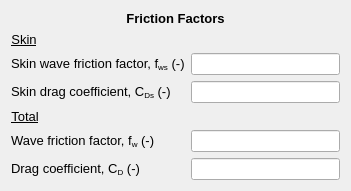
           <widget class="QWidget" name="formLayoutWidget_18">
            <property name="geometry">
             <rect>
              <x>410</x>
              <y>360</y>
              <width>351</width>
              <height>171</height>
             </rect>
            </property>
            <layout class="QFormLayout" name="formLayout_21">
             <item row="0" column="0" colspan="2">
              <widget class="QLabel" name="swCharacteristics_lbl_4">
               <property name="font">
                <font>
                 <family>MS Shell Dlg 2</family>
                 <pointsize>10</pointsize>
                 <weight>75</weight>
                 <bold>true</bold>
                </font>
               </property>
               <property name="text">
                <string>&lt;html&gt;&lt;head/&gt;&lt;body&gt;&lt;p align=&quot;center&quot;&gt;Friction Factors&lt;/p&gt;&lt;/body&gt;&lt;/html&gt;</string>
               </property>
              </widget>
             </item>
             <item row="1" column="0">
              <widget class="QLabel" name="swCharacteristics_lbl_5">
               <property name="font">
                <font>
                 <family>MS Shell Dlg 2</family>
                 <pointsize>10</pointsize>
                 <weight>75</weight>
                 <bold>true</bold>
                </font>
               </property>
               <property name="text">
                <string>&lt;html&gt;&lt;head/&gt;&lt;body&gt;&lt;p align=&quot;center&quot;&gt;&lt;span style=&quot; font-weight:400; text-decoration: underline;&quot;&gt;Skin&lt;/span&gt;&lt;/p&gt;&lt;/body&gt;&lt;/html&gt;</string>
               </property>
              </widget>
             </item>
             <item row="2" column="0">
              <widget class="QLabel" name="fwSkin_wpc_lbl">
               <property name="font">
                <font>
                 <family>MS Shell Dlg 2</family>
                 <pointsize>10</pointsize>
                </font>
               </property>
               <property name="text">
                <string>&lt;html&gt;&lt;head/&gt;&lt;body&gt;&lt;p&gt;Skin wave friction factor, f&lt;span style=&quot; vertical-align:sub;&quot;&gt;ws&lt;/span&gt; (-)&lt;/p&gt;&lt;/body&gt;&lt;/html&gt;</string>
               </property>
              </widget>
             </item>
             <item row="2" column="1">
              <widget class="QLineEdit" name="fwSkin_wpc_txt">
               <property name="readOnly">
                <bool>true</bool>
               </property>
              </widget>
             </item>
             <item row="3" column="0">
              <widget class="QLabel" name="CDSkin_wpc_lbl">
               <property name="font">
                <font>
                 <family>MS Shell Dlg 2</family>
                 <pointsize>10</pointsize>
                </font>
               </property>
               <property name="text">
                <string>&lt;html&gt;&lt;head/&gt;&lt;body&gt;&lt;p&gt;Skin drag coefficient, C&lt;span style=&quot; vertical-align:sub;&quot;&gt;Ds&lt;/span&gt; (-)&lt;/p&gt;&lt;/body&gt;&lt;/html&gt;</string>
               </property>
              </widget>
             </item>
             <item row="3" column="1">
              <widget class="QLineEdit" name="CDSkin_wpc_txt">
               <property name="readOnly">
                <bool>true</bool>
               </property>
              </widget>
             </item>
             <item row="4" column="0">
              <widget class="QLabel" name="swCharacteristics_lbl_6">
               <property name="font">
                <font>
                 <family>MS Shell Dlg 2</family>
                 <pointsize>10</pointsize>
                 <weight>75</weight>
                 <bold>true</bold>
                </font>
               </property>
               <property name="text">
                <string>&lt;html&gt;&lt;head/&gt;&lt;body&gt;&lt;p align=&quot;center&quot;&gt;&lt;span style=&quot; font-weight:400; text-decoration: underline;&quot;&gt;Total&lt;/span&gt;&lt;/p&gt;&lt;/body&gt;&lt;/html&gt;</string>
               </property>
              </widget>
             </item>
             <item row="5" column="0">
              <widget class="QLabel" name="fw_wpc_lbl">
               <property name="font">
                <font>
                 <family>MS Shell Dlg 2</family>
                 <pointsize>10</pointsize>
                </font>
               </property>
               <property name="text">
                <string>&lt;html&gt;&lt;head/&gt;&lt;body&gt;&lt;p&gt;Wave friction factor, f&lt;span style=&quot; vertical-align:sub;&quot;&gt;w&lt;/span&gt; (-)&lt;/p&gt;&lt;/body&gt;&lt;/html&gt;</string>
               </property>
              </widget>
             </item>
             <item row="5" column="1">
              <widget class="QLineEdit" name="fw_wpc_txt">
               <property name="readOnly">
                <bool>true</bool>
               </property>
              </widget>
             </item>
             <item row="6" column="0">
              <widget class="QLabel" name="CD_wpc_lbl">
               <property name="font">
                <font>
                 <family>MS Shell Dlg 2</family>
                 <pointsize>10</pointsize>
                </font>
               </property>
               <property name="text">
                <string>&lt;html&gt;&lt;head/&gt;&lt;body&gt;&lt;p&gt;Drag coefficient, C&lt;span style=&quot; vertical-align:sub;&quot;&gt;D&lt;/span&gt; (-)&lt;/p&gt;&lt;/body&gt;&lt;/html&gt;</string>
               </property>
              </widget>
             </item>
             <item row="6" column="1">
              <widget class="QLineEdit" name="CD_wpc_txt">
               <property name="readOnly">
                <bool>true</bool>
               </property>
              </widget>
             </item>
            </layout>
           </widget>
